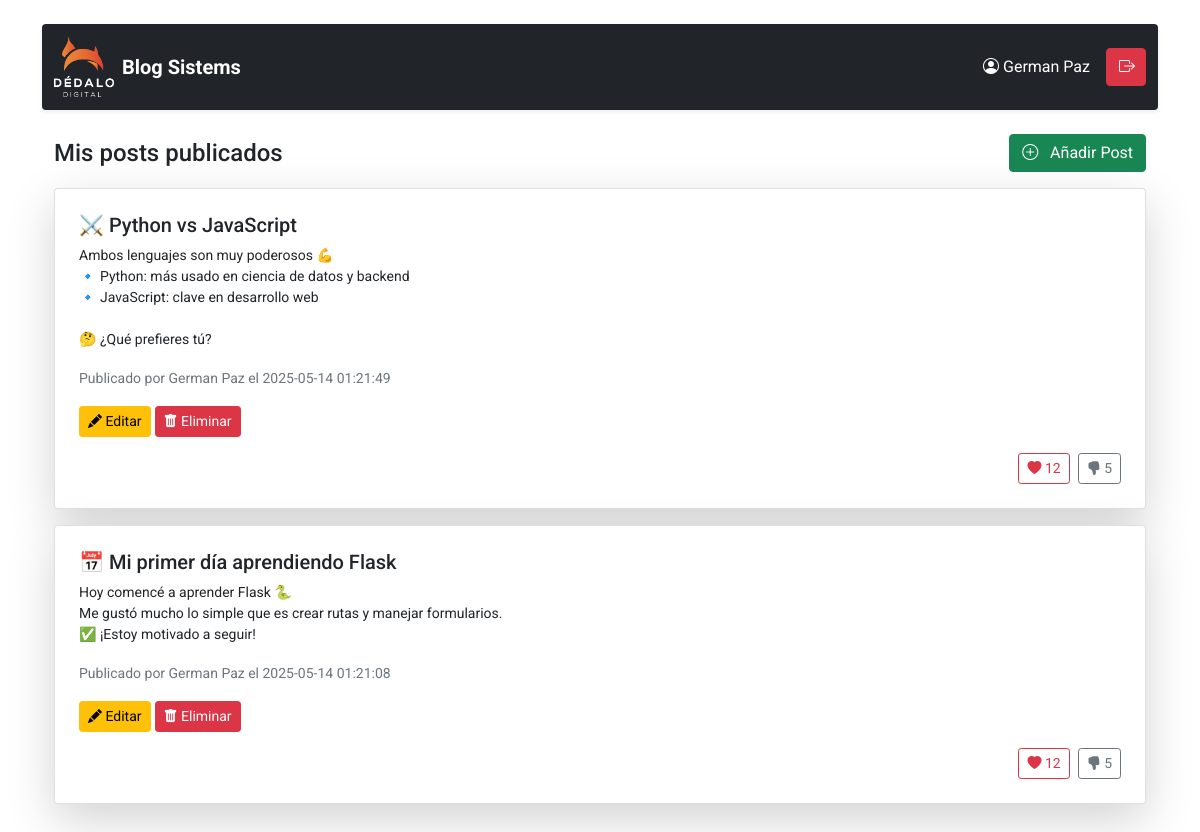
/dashboard (signed in), run on the app's committed database.
### tables this page shows
CREATE TABLE users (
            id INTEGER PRIMARY KEY AUTOINCREMENT,
            username TEXT NOT NULL UNIQUE,
            password_hash TEXT NOT NULL,
            created_at TIMESTAMP DEFAULT CURRENT_TIMESTAMP
        );

CREATE TABLE posts (
            id INTEGER PRIMARY KEY AUTOINCREMENT,
            title TEXT NOT NULL,
            content TEXT NOT NULL,
            user_id INTEGER NOT NULL,
            created_at TIMESTAMP DEFAULT CURRENT_TIMESTAMP,
            FOREIGN KEY (user_id) REFERENCES users (id)
        );

### app.py (the view)
@app.route('/dashboard')
@login_required
def dashboard():
    conn = get_db_connection()
    posts = conn.execute('''
        SELECT posts.*, users.username
        FROM posts
        JOIN users ON posts.user_id = users.id
        WHERE posts.user_id = ?
        ORDER BY posts.created_at DESC
    ''', (current_user.id,)).fetchall()
    conn.close()
    return render_template('dashboard.html', username=current_user.username, posts=posts)

### app.py (called while the page is built)
def get_db_connection():
    conn = sqlite3.connect('blog.db')
    conn.row_factory = sqlite3.Row
    return conn

@login_manager.user_loader
def load_user(user_id):
    return User.get_by_id(user_id)

    @staticmethod
    def get_by_id(id):
        conn = get_db_connection()
        user = conn.execute('SELECT * FROM users WHERE id = ?', (id,)).fetchone()
        conn.close()
        if user:
            return User(user['id'], user['username'], user['password_hash'])
        return None

### templates/dashboard.html (shortened to what this page needs)
{% extends 'base.html' %}
{% block content %}
<nav class="navbar navbar-expand-lg navbar-dark bg-dark mb-4 shadow-sm rounded">
    <div class="container-fluid">
        <a class="navbar-brand d-flex align-items-center" href="#">
            <img src="{{ url_for('static', filename='logo.png') }}" alt="Logo" width="60" height="60"
                class="d-inline-block align-text-top me-2">
            <strong> Blog Sistems</strong>
        </a>
        {% if current_user.is_authenticated %}
        <div class="ms-auto d-flex align-items-center">
            <span class="text-white me-3">
                <i class="bi bi-person-circle me-1"></i>{{ current_user.username }}
            </span>
            <a href="{{ url_for('logout') }}" class="btn btn-danger btn-logout"
                onclick="return confirm('¿Está seguro de cerrar sesión?')">
                <i class="bi bi-box-arrow-right"></i><span>Cerrar sesión</span>
            </a>
        </div>
        {% endif %}
    </div>
</nav>
<div class="container">
    <div class="d-flex justify-content-between align-items-center mb-3">
        <h4 class="mb-0">Mis posts publicados</h4>
        <a href="{{ url_for('create_post') }}" class="btn btn-success">
            <i class="bi bi-plus-circle me-2"></i> Añadir Post
        </a>
    </div>
    {% for post in posts %}
    <div class="card mb-3 shadow-lg p-2">
        <div class="card-body">
            <h5 class="card-title font-weight-bold">{{ post['title'] }}</h5>
            <p class="card-text small" style="white-space: pre-line;">{{ post['content'] }}</p>
            <p class="text-muted">
                <small>Publicado por {{ post['username'] }} el {{ post['created_at'] }}</small>
            </p>
            {% if post['user_id'] == current_user.id %}
            <a href="{{ url_for('edit_post', post_id=post['id']) }}" class="btn btn-sm btn-warning">
                <i class="bi bi-pencil-fill"></i> Editar
            </a>
            <a href="{{ url_for('delete_post', post_id=post['id']) }}" class="btn btn-sm btn-danger"
                onclick="return confirm('¿Eliminar este post?')">
                <i class="bi bi-trash-fill"></i> Eliminar
            </a>
            {% endif %}
            <div class="d-flex justify-content-end mt-3">
                <button class="btn btn-sm btn-outline-danger me-2" id="like-{{ post['id'] }}">
                    <i class="bi bi-heart-fill"></i> <span id="like-count-{{ post['id'] }}">12</span>
                </button>
                <button class="btn btn-sm btn-outline-secondary" id="dislike-{{ post['id'] }}">
                    <i class="bi bi-hand-thumbs-down-fill"></i> <span id="dislike-count-{{ post['id'] }}">5</span>
                </button>
            </div>
        </div>
    </div>
    {% else %}
    <p class="text-muted">No hay publicaciones aún.</p>
    {% endfor %}
    {% endblock %}

### templates/base.html (style rules this page uses)
body { font-family: 'Roboto', sans-serif; }
.btn-logout { overflow: hidden; white-space: nowrap; transition: width 0.3s, padding 0.3s; width: 40px; padding-left: 12px; padding-right: 12px; }

### data on the page
users: username "German Paz"
posts: title "⚔️ Python vs JavaScript", content "Ambos lenguajes son muy poderosos 💪 🔹 Python: más usado en ciencia de datos y backend 🔹 JavaScript: clave en desarrollo web 🤔 ¿Qué prefieres tú?", username "German Paz", created_at "2025-05-14 01:21:49"
posts: title "📅 Mi primer día aprendiendo Flask", content "Hoy comencé a aprender Flask 🐍 Me gustó mucho lo simple que es crear rutas y manejar formularios. ✅ ¡Estoy motivado a seguir!", username "German Paz", created_at "2025-05-14 01:21:08"
